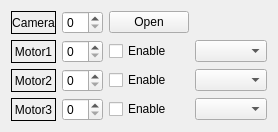
             <widget class="QWidget" name="tab_13">
              <attribute name="title">
               <string>COM Select</string>
              </attribute>
              <layout class="QGridLayout" name="gridLayout_13">
               <item row="1" column="1">
                <widget class="QSpinBox" name="spinBox_Motor1_select"/>
               </item>
               <item row="2" column="0">
                <widget class="QLabel" name="label_Motor2">
                 <property name="acceptDrops">
                  <bool>false</bool>
                 </property>
                 <property name="frameShape">
                  <enum>QFrame::Box</enum>
                 </property>
                 <property name="frameShadow">
                  <enum>QFrame::Plain</enum>
                 </property>
                 <property name="lineWidth">
                  <number>1</number>
                 </property>
                 <property name="text">
                  <string>Motor2</string>
                 </property>
                 <property name="alignment">
                  <set>Qt::AlignCenter</set>
                 </property>
                </widget>
               </item>
               <item row="0" column="0">
                <widget class="QLabel" name="label_Motor1_2">
                 <property name="acceptDrops">
                  <bool>false</bool>
                 </property>
                 <property name="frameShape">
                  <enum>QFrame::Box</enum>
                 </property>
                 <property name="frameShadow">
                  <enum>QFrame::Plain</enum>
                 </property>
                 <property name="lineWidth">
                  <number>1</number>
                 </property>
                 <property name="text">
                  <string>Camera</string>
                 </property>
                 <property name="alignment">
                  <set>Qt::AlignCenter</set>
                 </property>
                </widget>
               </item>
               <item row="3" column="2">
                <widget class="QCheckBox" name="checkBox_Motor3">
                 <property name="text">
                  <string>Enable</string>
                 </property>
                </widget>
               </item>
               <item row="2" column="2">
                <widget class="QCheckBox" name="checkBox_Motor2">
                 <property name="text">
                  <string>Enable</string>
                 </property>
                </widget>
               </item>
               <item row="3" column="0">
                <widget class="QLabel" name="label_Motor3">
                 <property name="acceptDrops">
                  <bool>false</bool>
                 </property>
                 <property name="frameShape">
                  <enum>QFrame::Box</enum>
                 </property>
                 <property name="frameShadow">
                  <enum>QFrame::Plain</enum>
                 </property>
                 <property name="lineWidth">
                  <number>1</number>
                 </property>
                 <property name="text">
                  <string>Motor3</string>
                 </property>
                 <property name="alignment">
                  <set>Qt::AlignCenter</set>
                 </property>
                </widget>
               </item>
               <item row="3" column="1">
                <widget class="QSpinBox" name="spinBox_Motor3_select"/>
               </item>
               <item row="1" column="0">
                <widget class="QLabel" name="label_Motor1">
                 <property name="acceptDrops">
                  <bool>false</bool>
                 </property>
                 <property name="frameShape">
                  <enum>QFrame::Box</enum>
                 </property>
                 <property name="frameShadow">
                  <enum>QFrame::Plain</enum>
                 </property>
                 <property name="lineWidth">
                  <number>1</number>
                 </property>
                 <property name="text">
                  <string>Motor1</string>
                 </property>
                 <property name="alignment">
                  <set>Qt::AlignCenter</set>
                 </property>
                </widget>
               </item>
               <item row="2" column="1">
                <widget class="QSpinBox" name="spinBox_Motor2_select"/>
               </item>
               <item row="0" column="1">
                <widget class="QSpinBox" name="spinBox_Camera_select"/>
               </item>
               <item row="1" column="2">
                <widget class="QCheckBox" name="checkBox_Motor1">
                 <property name="text">
                  <string>Enable</string>
                 </property>
                </widget>
               </item>
               <item row="1" column="3">
                <widget class="QComboBox" name="comboBox">
                 <property name="editable">
                  <bool>false</bool>
                 </property>
                 <property name="currentText">
                  <string/>
                 </property>
                </widget>
               </item>
               <item row="0" column="2">
                <widget class="QPushButton" name="pushButton_camera">
                 <property name="text">
                  <string>Open</string>
                 </property>
                </widget>
               </item>
               <item row="2" column="3">
                <widget class="QComboBox" name="comboBox_2"/>
               </item>
               <item row="3" column="3">
                <widget class="QComboBox" name="comboBox_3"/>
               </item>
              </layout>
             </widget>
